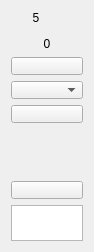
        <widget class="QWidget" name="widget_6" native="true">
         <property name="maximumSize">
          <size>
           <width>68</width>
           <height>16777215</height>
          </size>
         </property>
         <layout class="QVBoxLayout" name="verticalLayout_6" stretch="0,10,1,1,1,1,0,1,0">
          <item>
           <widget class="QLabel" name="lbl_ChName_5">
            <property name="maximumSize">
             <size>
              <width>50</width>
              <height>16777215</height>
             </size>
            </property>
            <property name="text">
             <string>5</string>
            </property>
            <property name="alignment">
             <set>Qt::AlignCenter</set>
            </property>
           </widget>
          </item>
          <item>
           <widget class="VolumeWidget" name="Disp_Level_5" native="true">
            <property name="minimumSize">
             <size>
              <width>0</width>
              <height>0</height>
             </size>
            </property>
            <property name="maximumSize">
             <size>
              <width>40</width>
              <height>16777215</height>
             </size>
            </property>
            <property name="MaxValue" stdset="0">
             <number>20</number>
            </property>
            <property name="MinValue" stdset="0">
             <number>-80</number>
            </property>
            <property name="SingleTrack" stdset="0">
             <bool>true</bool>
            </property>
            <property name="ScaleLabel" stdset="0">
             <bool>true</bool>
            </property>
           </widget>
          </item>
          <item>
           <widget class="QLabel" name="lbl_Level_5">
            <property name="maximumSize">
             <size>
              <width>16777215</width>
              <height>16777215</height>
             </size>
            </property>
            <property name="text">
             <string>0</string>
            </property>
            <property name="alignment">
             <set>Qt::AlignCenter</set>
            </property>
           </widget>
          </item>
          <item>
           <widget class="QPushButton" name="btn_Phantom_5">
            <property name="minimumSize">
             <size>
              <width>50</width>
              <height>18</height>
             </size>
            </property>
            <property name="maximumSize">
             <size>
              <width>16777215</width>
              <height>18</height>
             </size>
            </property>
            <property name="focusPolicy">
             <enum>Qt::StrongFocus</enum>
            </property>
            <property name="text">
             <string/>
            </property>
            <property name="checkable">
             <bool>true</bool>
            </property>
           </widget>
          </item>
          <item>
           <widget class="QComboBox" name="comboBox_PreampGain_5">
            <property name="minimumSize">
             <size>
              <width>0</width>
              <height>18</height>
             </size>
            </property>
            <property name="maximumSize">
             <size>
              <width>16777215</width>
              <height>18</height>
             </size>
            </property>
            <property name="focusPolicy">
             <enum>Qt::StrongFocus</enum>
            </property>
            <property name="currentIndex">
             <number>-1</number>
            </property>
           </widget>
          </item>
          <item>
           <widget class="QPushButton" name="btnInvert_5">
            <property name="minimumSize">
             <size>
              <width>0</width>
              <height>18</height>
             </size>
            </property>
            <property name="maximumSize">
             <size>
              <width>16777215</width>
              <height>18</height>
             </size>
            </property>
            <property name="focusPolicy">
             <enum>Qt::StrongFocus</enum>
            </property>
            <property name="text">
             <string/>
            </property>
            <property name="checkable">
             <bool>true</bool>
            </property>
           </widget>
          </item>
          <item alignment="Qt::AlignHCenter">
           <widget class="ConfigGainWidget" name="spinBoxGain_5" native="true">
            <property name="minimumSize">
             <size>
              <width>46</width>
              <height>46</height>
             </size>
            </property>
            <property name="layoutDirection">
             <enum>Qt::LeftToRight</enum>
            </property>
            <property name="Value" stdset="0">
             <double>0.000000000000000</double>
            </property>
            <property name="MaxValue" stdset="0">
             <double>12.000000000000000</double>
            </property>
            <property name="MinValue" stdset="0">
             <double>-100.000000000000000</double>
            </property>
            <property name="Decimals" stdset="0">
             <number>1</number>
            </property>
           </widget>
          </item>
          <item>
           <widget class="QPushButton" name="btnMute_5">
            <property name="minimumSize">
             <size>
              <width>0</width>
              <height>18</height>
             </size>
            </property>
            <property name="maximumSize">
             <size>
              <width>16777215</width>
              <height>18</height>
             </size>
            </property>
            <property name="focusPolicy">
             <enum>Qt::StrongFocus</enum>
            </property>
            <property name="text">
             <string/>
            </property>
            <property name="checkable">
             <bool>true</bool>
            </property>
           </widget>
          </item>
          <item>
           <widget class="QTextEdit" name="textEdit_5">
            <property name="minimumSize">
             <size>
              <width>0</width>
              <height>36</height>
             </size>
            </property>
            <property name="maximumSize">
             <size>
              <width>16777215</width>
              <height>36</height>
             </size>
            </property>
           </widget>
          </item>
         </layout>
        </widget>
